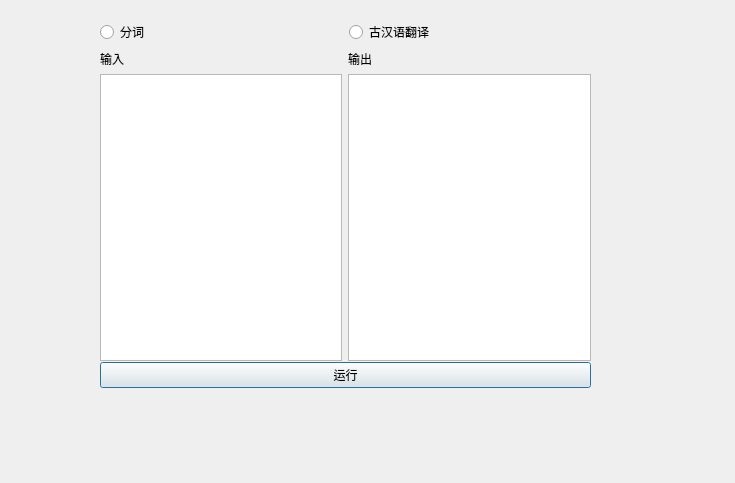
<?xml version="1.0" encoding="UTF-8"?>
<ui version="4.0">
 <class>Dialog</class>
 <widget class="QDialog" name="Dialog">
  <property name="geometry">
   <rect>
    <x>0</x>
    <y>0</y>
    <width>735</width>
    <height>483</height>
   </rect>
  </property>
  <property name="windowTitle">
   <string>Dialog</string>
  </property>
  <widget class="QWidget" name="verticalLayoutWidget_3">
   <property name="geometry">
    <rect>
     <x>100</x>
     <y>20</y>
     <width>491</width>
     <height>341</height>
    </rect>
   </property>
   <layout class="QVBoxLayout" name="verticalLayout_3">
    <item>
     <layout class="QHBoxLayout" name="horizontalLayout">
      <item>
       <widget class="QRadioButton" name="radioButton">
        <property name="text">
         <string>分词</string>
        </property>
       </widget>
      </item>
      <item>
       <widget class="QRadioButton" name="radioButton_2">
        <property name="text">
         <string>古汉语翻译</string>
        </property>
       </widget>
      </item>
     </layout>
    </item>
    <item>
     <layout class="QHBoxLayout" name="horizontalLayout_2">
      <item>
       <layout class="QVBoxLayout" name="verticalLayout_2">
        <item>
         <widget class="QLabel" name="label_2">
          <property name="text">
           <string>输入</string>
          </property>
         </widget>
        </item>
        <item>
         <widget class="QTextEdit" name="textEdit_2"/>
        </item>
       </layout>
      </item>
      <item>
       <layout class="QVBoxLayout" name="verticalLayout">
        <item>
         <widget class="QLabel" name="label">
          <property name="text">
           <string>输出</string>
          </property>
         </widget>
        </item>
        <item>
         <widget class="QTextEdit" name="textEdit"/>
        </item>
       </layout>
      </item>
     </layout>
    </item>
   </layout>
  </widget>
  <widget class="QWidget" name="verticalLayoutWidget_4">
   <property name="geometry">
    <rect>
     <x>100</x>
     <y>360</y>
     <width>491</width>
     <height>31</height>
    </rect>
   </property>
   <layout class="QVBoxLayout" name="verticalLayout_4">
    <item>
     <widget class="QPushButton" name="pushButton">
      <property name="text">
       <string>运行</string>
      </property>
     </widget>
    </item>
   </layout>
  </widget>
 </widget>
 <resources/>
 <connections/>
</ui>
